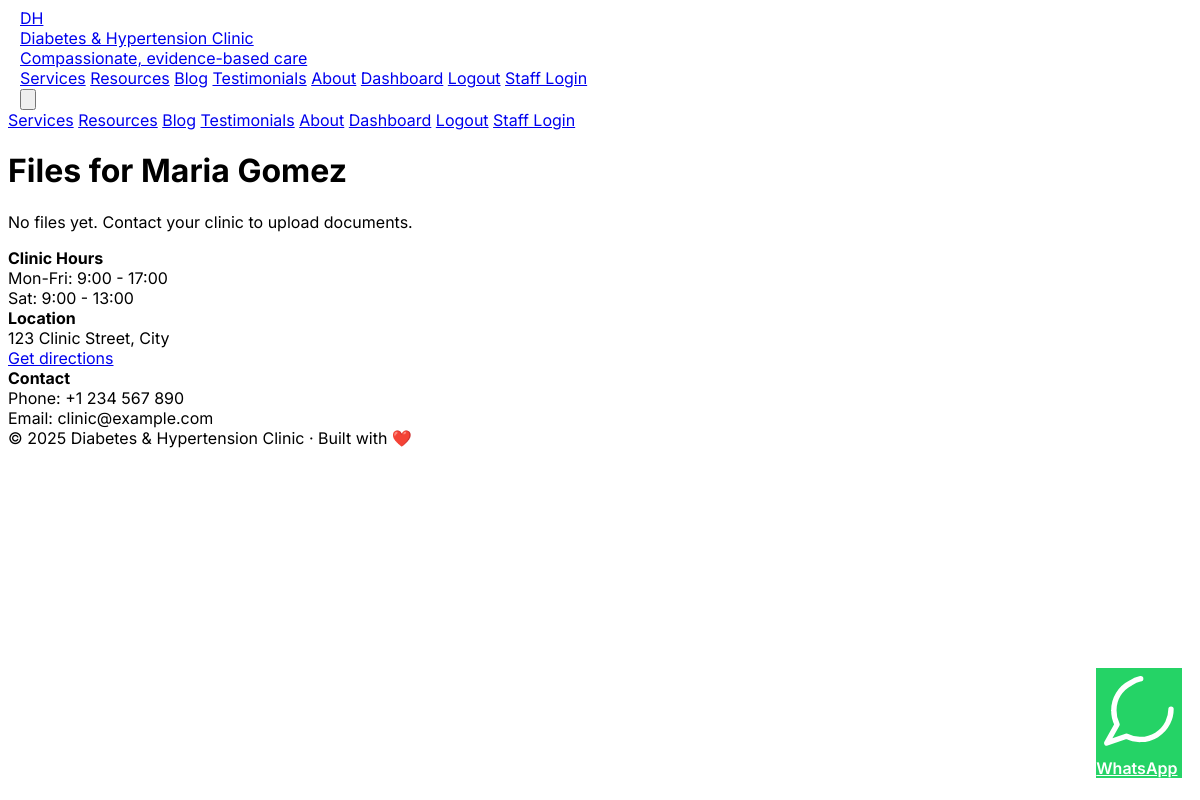
The page /patient/files (signed in) on the database as committed earlier.
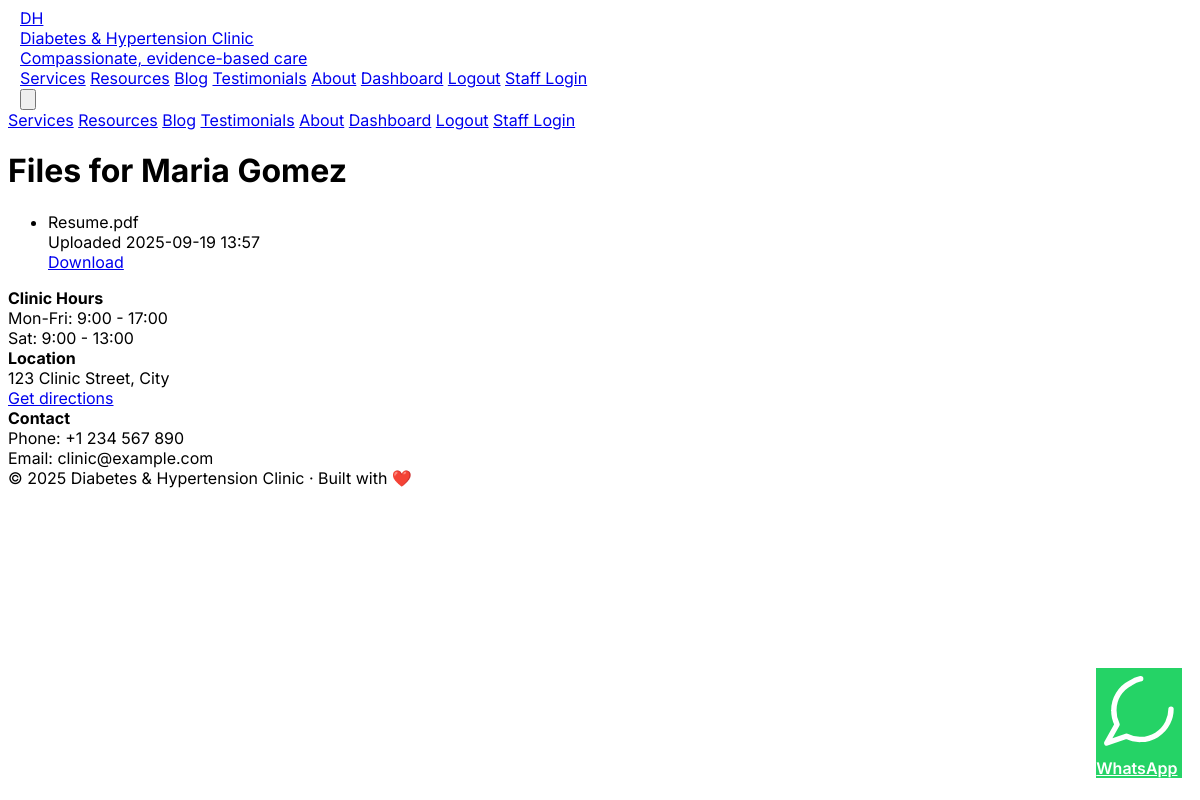
The same page on the database as committed later.
### clinic_website/clinic_app.py (models this page shows)
class Patient(db.Model):
    id = db.Column(db.Integer, primary_key=True)
    name = db.Column(db.String(120))
    email = db.Column(db.String(120), unique=True, nullable=False)
    phone = db.Column(db.String(40))
    password_hash = db.Column(db.String(200))
    created_at = db.Column(db.DateTime, default=datetime.utcnow)

class PatientFile(db.Model):
  id = db.Column(db.Integer, primary_key=True)
  patient_id = db.Column(db.Integer, db.ForeignKey('patient.id'))
  patient = db.relationship('Patient', backref='files')
  filename = db.Column(db.String(300))
  original_name = db.Column(db.String(300))
  uploaded_at = db.Column(db.DateTime, default=datetime.utcnow)

### clinic_website/clinic_app.py (the view)
@app.route('/patient/files')
def patient_files():
  if not session.get('patient_email'):
    flash('Please login to view files')
    return redirect(url_for('login'))
  patient = Patient.query.filter_by(email=session['patient_email']).first()
  files = PatientFile.query.filter_by(patient_id=patient.id).order_by(PatientFile.uploaded_at.desc()).all()
  return render_template('patient_files.html', files=files, patient=patient)

### clinic_website/clinic_app.py (called while the page is built)
@app.context_processor
def inject_common():
  phone = os.environ.get('CLINIC_PHONE', '+1234567890')
  wa_num = os.environ.get('CLINIC_WHATSAPP', phone)
  wa_clean = ''.join([c for c in wa_num if c.isdigit()])
  return {
    'now': datetime.utcnow(),
    'doctor_name': os.environ.get('DOCTOR_NAME', 'Amit Patel, MD'),
    'doctor_bio': os.environ.get('DOCTOR_BIO', 'My mission is to help patients live healthy lives with diabetes and hypertension...'),
    'doctor_title': os.environ.get('DOCTOR_TITLE', 'Endocrinologist & Hypertension Specialist'),
    'clinic_phone': phone,
    'clinic_whatsapp': wa_clean,
    'clinic_email': os.environ.get('CLINIC_EMAIL', 'clinic@example.com')
  }

### clinic_website/templates/patient_files.html (shortened to what this page needs)
{% extends 'base.html' %}
{% block content %}
  <div class="max-w-3xl mx-auto py-8">
    <h1 class="text-2xl font-bold mb-4">Files for {{ patient.name }}</h1>
    {% if files %}
      <ul class="space-y-2">
        {% for f in files %}
          <li class="p-3 border rounded flex justify-between items-center">
            <div>
              <div class="font-medium">{{ f.original_name }}</div>
              <div class="text-sm text-gray-500">Uploaded {{ f.uploaded_at.strftime('%Y-%m-%d %H:%M') }}</div>
            </div>
            <div>
              <a class="btn" href="{{ url_for('download_file', file_id=f.id) }}">Download</a>
            </div>
          </li>
        {% endfor %}
      </ul>
    {% else %}
      <p>No files yet. Contact your clinic to upload documents.</p>
    {% endif %}
  </div>
{% endblock %}

### clinic_website/templates/base.html (shortened to what this page needs)
<!doctype html>
<html lang="en">
  <head>
  {%- if config.DEBUG -%}
  <script src="https://cdn.tailwindcss.com"></script>
  {%- else -%}
  <link rel="stylesheet" href="{{ url_for('static', filename='css/tailwind.css') }}">
  {%- endif -%}
    <link rel="stylesheet" href="{{ url_for('static', filename='css/styles.css') }}">
  </head>
  <body class="bg-gradient-to-b from-white via-gray-50 to-gray-100 text-gray-800 leading-relaxed">
    <nav class="bg-white/80 backdrop-blur sticky top-0 z-40 shadow-sm">
      <div class="max-w-6xl mx-auto px-4 py-4 flex items-center justify-between">
        <a href="/" class="flex items-center gap-3">
          <div class="bg-[color:var(--primary)] rounded-full w-12 h-12 flex items-center justify-center text-white font-bold text-lg">DH</div>
          <div>
            <div class="font-semibold text-lg">Diabetes & Hypertension Clinic</div>
            <div class="text-xs text-gray-500">Compassionate, evidence-based care</div>
          </div>
        </a>
        <div class="hidden md:flex items-center gap-4">
          <a href="/services" class="text-sm text-gray-700 hover:text-[color:var(--accent)]">Services</a>
          <a href="/resources" class="text-sm text-gray-700 hover:text-[color:var(--accent)]">Resources</a>
          <a href="/blog" class="text-sm text-gray-700 hover:text-[color:var(--accent)]">Blog</a>
          <a href="/testimonials" class="text-sm text-gray-700 hover:text-[color:var(--accent)]">Testimonials</a>
          <a href="/about" class="text-sm text-gray-700 hover:text-[color:var(--accent)]">About</a>
          {% if session.get('patient_email') %}
            <a href="/dashboard" class="text-sm text-gray-700 hover:text-[color:var(--accent)]">Dashboard</a>
            <a href="/logout" class="text-sm text-red-600">Logout</a>
          {% else %}
            <a href="/login" class="text-sm px-3 py-2 rounded-md bg-[color:var(--primary)] text-white">Patient Login</a>
          {% endif %}
          {% if session.get('staff_email') %}
            <a href="/staff" class="ml-2 text-sm text-gray-700">Staff</a>
            <a href="/staff/logout" class="ml-2 text-sm text-red-600">Sign out</a>
          {% else %}
            <a href="/staff/login" class="ml-2 text-sm text-gray-700">Staff Login</a>
          {% endif %}
        </div>
        <div class="md:hidden">
          <button id="mobile-toggle" class="p-2 rounded-md text-gray-600">
          </button>
        </div>
      </div>
      <div id="mobile-menu" class="hidden md:hidden bg-white/90">
        <div class="px-4 pb-4">
          <a href="/services" class="block py-2">Services</a>
          <a href="/resources" class="block py-2">Resources</a>
          <a href="/blog" class="block py-2">Blog</a>
          <a href="/testimonials" class="block py-2">Testimonials</a>
          <a href="/about" class="block py-2">About</a>
          {% if session.get('patient_email') %}
            <a href="/dashboard" class="block py-2">Dashboard</a>
            <a href="/logout" class="block py-2 text-red-600">Logout</a>
          {% else %}
            <a href="/login" class="block py-2">Patient Login</a>
          {% endif %}
          {% if session.get('staff_email') %}
            <a href="/staff" class="block py-2">Staff</a>
            <a href="/staff/logout" class="block py-2 text-red-600">Sign out</a>
          {% else %}
            <a href="/staff/login" class="block py-2">Staff Login</a>
          {% endif %}
        </div>
      </div>
    </nav>
    <main class="max-w-6xl mx-auto p-6">
      {% block content %}{% endblock %}
    </main>
    <div class="floating-cta">
      <a href="https://wa.me/{{ clinic_whatsapp }}" target="_blank" class="wa-cta flex items-center gap-3 bg-[#25D366] text-white px-4 py-3 rounded-full shadow-md" aria-label="Chat on WhatsApp">
        <span class="hidden sm:inline">WhatsApp</span>
      </a>
    </div>
    <footer class="max-w-6xl mx-auto p-6 text-sm text-gray-500 mt-8">
      <div class="grid md:grid-cols-3 gap-4">
        <div>
          <strong>Clinic Hours</strong>
          <div class="text-xs">Mon-Fri: 9:00 - 17:00<br/>Sat: 9:00 - 13:00</div>
        </div>
        <div>
          <strong>Location</strong>
          <div class="text-xs">123 Clinic Street, City<br/><a href="/map" class="text-blue-600 underline">Get directions</a></div>
        </div>
        <div>
          <strong>Contact</strong>
          <div class="text-xs">Phone: +1 234 567 890<br/>Email: clinic@example.com</div>
        </div>
      </div>
        <div class="mt-4">© {{ now.year }} Diabetes & Hypertension Clinic · Built with ❤️</div>
    </footer>
  </body>
</html>

### clinic_website/static/css/styles.css (style rules this page uses)
:root { --primary:#0f766e; --accent:#0ea5a3; }
body { font-family:Inter,ui-sans-serif,system-ui,-apple-system,'Segoe UI',Roboto,'Helvetica Neue',Arial }
.floating-cta { position:fixed;right:18px;bottom:22px;display:flex;flex-direction:column;align-items:flex-end;gap:8px;z-index:60 }
.floating-cta a { display:inline-block }
html { -webkit-font-smoothing:antialiased; -moz-osx-font-smoothing:grayscale }
.wa-cta { background:#25D366;color:white }
.wa-cta svg { filter:brightness(0) invert(1) }
.wa-cta span { font-weight:600 }
nav .max-w-6xl { padding-left:12px;padding-right:12px }

Rows that differ between the two databases and show on the page:
added PatientFile: original_name "Resume.pdf", uploaded_at "2025-09-19 13:57"
Other text that changed with them:
text no longer shown: "No files yet. Contact your clinic to upload documents."
